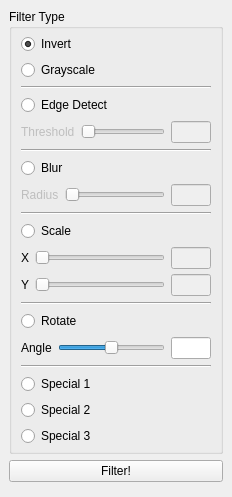
  <widget class="QDockWidget" name="filterDock">
   <property name="windowTitle">
    <string>Filter</string>
   </property>
   <attribute name="dockWidgetArea">
    <number>1</number>
   </attribute>
   <widget class="QWidget" name="filterDockContents">
    <layout class="QVBoxLayout" name="verticalLayout_5">
     <item>
      <widget class="QGroupBox" name="filterType">
       <property name="title">
        <string>Filter Type</string>
       </property>
       <layout class="QVBoxLayout" name="verticalLayout_6">
        <property name="topMargin">
         <number>5</number>
        </property>
        <property name="bottomMargin">
         <number>5</number>
        </property>
        <item>
         <widget class="QRadioButton" name="filterTypeInvert">
          <property name="text">
           <string>Invert</string>
          </property>
          <property name="checked">
           <bool>true</bool>
          </property>
         </widget>
        </item>
        <item>
         <widget class="QRadioButton" name="filterTypeGrayscale">
          <property name="text">
           <string>Grayscale</string>
          </property>
         </widget>
        </item>
        <item>
         <widget class="Line" name="line_5">
          <property name="orientation">
           <enum>Qt::Horizontal</enum>
          </property>
         </widget>
        </item>
        <item>
         <widget class="QRadioButton" name="filterTypeEdgeDetect">
          <property name="text">
           <string>Edge Detect</string>
          </property>
         </widget>
        </item>
        <item>
         <widget class="QWidget" name="edgeDetectThreshold" native="true">
          <property name="enabled">
           <bool>false</bool>
          </property>
          <layout class="QGridLayout" name="gridLayout_13">
           <property name="margin">
            <number>0</number>
           </property>
           <item row="0" column="0">
            <widget class="QLabel" name="edgeDetectThresholdLabel">
             <property name="text">
              <string>Threshold</string>
             </property>
            </widget>
           </item>
           <item row="0" column="1">
            <widget class="QSlider" name="edgeDetectThresholdSlider">
             <property name="orientation">
              <enum>Qt::Horizontal</enum>
             </property>
            </widget>
           </item>
           <item row="0" column="2">
            <widget class="QLineEdit" name="edgeDetectThresholdTextbox">
             <property name="minimumSize">
              <size>
               <width>40</width>
               <height>0</height>
              </size>
             </property>
             <property name="maximumSize">
              <size>
               <width>40</width>
               <height>16777215</height>
              </size>
             </property>
            </widget>
           </item>
          </layout>
         </widget>
        </item>
        <item>
         <widget class="Line" name="line">
          <property name="orientation">
           <enum>Qt::Horizontal</enum>
          </property>
         </widget>
        </item>
        <item>
         <widget class="QRadioButton" name="filterTypeBlur">
          <property name="text">
           <string>Blur</string>
          </property>
         </widget>
        </item>
        <item>
         <widget class="QWidget" name="blurRadius" native="true">
          <layout class="QGridLayout" name="gridLayout_8">
           <property name="margin">
            <number>0</number>
           </property>
           <item row="0" column="2">
            <widget class="QLineEdit" name="blurRadiusTextbox">
             <property name="enabled">
              <bool>false</bool>
             </property>
             <property name="minimumSize">
              <size>
               <width>40</width>
               <height>0</height>
              </size>
             </property>
             <property name="maximumSize">
              <size>
               <width>40</width>
               <height>16777215</height>
              </size>
             </property>
            </widget>
           </item>
           <item row="0" column="1">
            <widget class="QSlider" name="blurRadiusSlider">
             <property name="enabled">
              <bool>false</bool>
             </property>
             <property name="minimumSize">
              <size>
               <width>100</width>
               <height>0</height>
              </size>
             </property>
             <property name="orientation">
              <enum>Qt::Horizontal</enum>
             </property>
            </widget>
           </item>
           <item row="0" column="0">
            <widget class="QLabel" name="blurRadiusLabel">
             <property name="enabled">
              <bool>false</bool>
             </property>
             <property name="text">
              <string>Radius</string>
             </property>
            </widget>
           </item>
          </layout>
         </widget>
        </item>
        <item>
         <widget class="Line" name="line_2">
          <property name="orientation">
           <enum>Qt::Horizontal</enum>
          </property>
         </widget>
        </item>
        <item>
         <widget class="QRadioButton" name="filterTypeScale">
          <property name="text">
           <string>Scale</string>
          </property>
         </widget>
        </item>
        <item>
         <widget class="QWidget" name="scale" native="true">
          <layout class="QGridLayout" name="gridLayout_9">
           <property name="verticalSpacing">
            <number>5</number>
           </property>
           <property name="margin">
            <number>0</number>
           </property>
           <item row="0" column="0">
            <widget class="QLabel" name="scaleLabelX">
             <property name="text">
              <string>X</string>
             </property>
            </widget>
           </item>
           <item row="0" column="1">
            <widget class="QSlider" name="scaleSliderX">
             <property name="enabled">
              <bool>false</bool>
             </property>
             <property name="minimumSize">
              <size>
               <width>100</width>
               <height>0</height>
              </size>
             </property>
             <property name="orientation">
              <enum>Qt::Horizontal</enum>
             </property>
            </widget>
           </item>
           <item row="0" column="2">
            <widget class="QLineEdit" name="scaleTextboxX">
             <property name="enabled">
              <bool>false</bool>
             </property>
             <property name="minimumSize">
              <size>
               <width>40</width>
               <height>0</height>
              </size>
             </property>
             <property name="maximumSize">
              <size>
               <width>40</width>
               <height>16777215</height>
              </size>
             </property>
            </widget>
           </item>
           <item row="1" column="0">
            <widget class="QLabel" name="scaleLabelY">
             <property name="text">
              <string>Y</string>
             </property>
            </widget>
           </item>
           <item row="1" column="1">
            <widget class="QSlider" name="scaleSliderY">
             <property name="enabled">
              <bool>false</bool>
             </property>
             <property name="minimumSize">
              <size>
               <width>100</width>
               <height>0</height>
              </size>
             </property>
             <property name="orientation">
              <enum>Qt::Horizontal</enum>
             </property>
            </widget>
           </item>
           <item row="1" column="2">
            <widget class="QLineEdit" name="scaleTextboxY">
             <property name="enabled">
              <bool>false</bool>
             </property>
             <property name="minimumSize">
              <size>
               <width>40</width>
               <height>0</height>
              </size>
             </property>
             <property name="maximumSize">
              <size>
               <width>40</width>
               <height>16777215</height>
              </size>
             </property>
            </widget>
           </item>
          </layout>
         </widget>
        </item>
        <item>
         <widget class="Line" name="line_3">
          <property name="orientation">
           <enum>Qt::Horizontal</enum>
          </property>
         </widget>
        </item>
        <item>
         <widget class="QRadioButton" name="filterTypeRotate">
          <property name="text">
           <string>Rotate</string>
          </property>
         </widget>
        </item>
        <item>
         <layout class="QGridLayout" name="gridLayout_16">
          <item row="1" column="0">
           <widget class="QLabel" name="rotateAngleLabel">
            <property name="text">
             <string>Angle</string>
            </property>
           </widget>
          </item>
          <item row="1" column="1">
           <widget class="QSlider" name="rotateSlider">
            <property name="minimum">
             <number>-360</number>
            </property>
            <property name="maximum">
             <number>360</number>
            </property>
            <property name="orientation">
             <enum>Qt::Horizontal</enum>
            </property>
           </widget>
          </item>
          <item row="1" column="2">
           <widget class="QLineEdit" name="rotateAngleEdit">
            <property name="maximumSize">
             <size>
              <width>40</width>
              <height>16777215</height>
             </size>
            </property>
           </widget>
          </item>
         </layout>
        </item>
        <item>
         <widget class="Line" name="line_4">
          <property name="orientation">
           <enum>Qt::Horizontal</enum>
          </property>
         </widget>
        </item>
        <item>
         <widget class="QRadioButton" name="filterTypeSpecial1">
          <property name="text">
           <string>Special 1</string>
          </property>
         </widget>
        </item>
        <item>
         <widget class="QRadioButton" name="filterTypeSpecial2">
          <property name="text">
           <string>Special 2</string>
          </property>
         </widget>
        </item>
        <item>
         <widget class="QRadioButton" name="filterTypeSpecial3">
          <property name="text">
           <string>Special 3</string>
          </property>
         </widget>
        </item>
       </layout>
      </widget>
     </item>
     <item>
      <widget class="QPushButton" name="filterButton">
       <property name="text">
        <string>Filter!</string>
       </property>
      </widget>
     </item>
     <item>
      <widget class="QWidget" name="filterDockEmptySpace" native="true">
       <property name="sizePolicy">
        <sizepolicy hsizetype="Preferred" vsizetype="Expanding">
         <horstretch>0</horstretch>
         <verstretch>0</verstretch>
        </sizepolicy>
       </property>
      </widget>
     </item>
    </layout>
   </widget>
  </widget>
